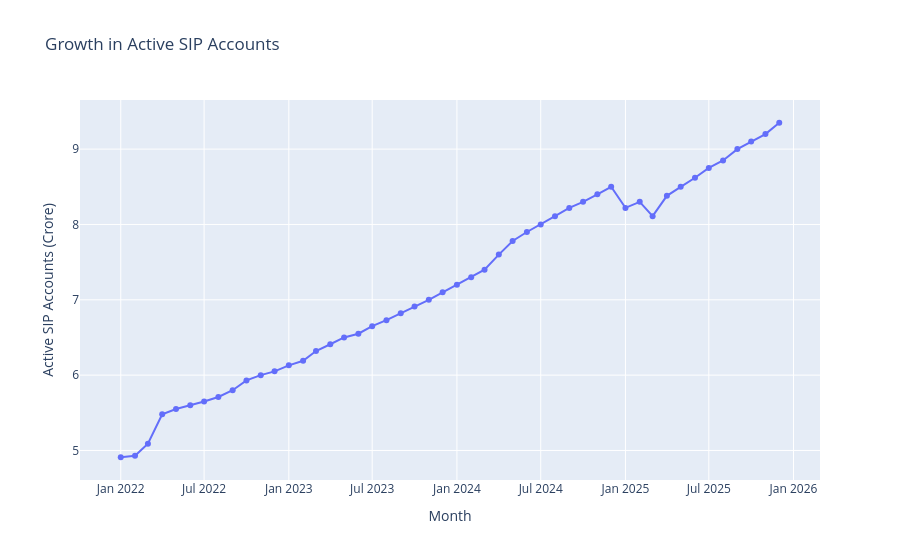

Notebook source saved alongside this figure:
### Code cell
import pandas as pd
import plotly.express as px

sip = pd.read_csv(
    "data/processed/clean_monthly_sip_inflows.csv"
)

sip["month"] = pd.to_datetime(
    sip["month"]
)

fig = px.line(
    sip,
    x="month",
    y="active_sip_accounts_crore",
    markers=True,
    title="Growth in Active SIP Accounts"
)

fig.update_layout(
    xaxis_title="Month",
    yaxis_title="Active SIP Accounts (Crore)"
)

fig.write_image(
    "reports/charts/active_sip_accounts_growth.png"
)

fig.show()

### Figure 1 — Plotly figure (JSON) as saved in the notebook; plotly's stock layout.template omitted (floating-point values rounded to 4 significant figures)
{"data": [{"hovertemplate": "month=%{x}<br>active_sip_accounts_crore=%{y}<extra></extra>", "legendgroup": "", "line": {"color": "#636efa", "dash": "solid"}, "marker": {"symbol": "circle"}, "mode": "lines+markers", "name": "", "orientation": "v", "showlegend": false, "type": "scatter", "x": ["2022-01-01T00:00:00", "2022-02-01T00:00:00", "2022-03-01T00:00:00", "2022-04-01T00:00:00", "2022-05-01T00:00:00", "2022-06-01T00:00:00", "2022-07-01T00:00:00", "2022-08-01T00:00:00", "2022-09-01T00:00:00", "2022-10-01T00:00:00", "2022-11-01T00:00:00", "2022-12-01T00:00:00", "2023-01-01T00:00:00", "2023-02-01T00:00:00", "2023-03-01T00:00:00", "2023-04-01T00:00:00", "2023-05-01T00:00:00", "2023-06-01T00:00:00", "2023-07-01T00:00:00", "2023-08-01T00:00:00", "2023-09-01T00:00:00", "2023-10-01T00:00:00", "2023-11-01T00:00:00", "2023-12-01T00:00:00", "2024-01-01T00:00:00", "2024-02-01T00:00:00", "2024-03-01T00:00:00", "2024-04-01T00:00:00", "2024-05-01T00:00:00", "2024-06-01T00:00:00", "2024-07-01T00:00:00", "2024-08-01T00:00:00", "2024-09-01T00:00:00", "2024-10-01T00:00:00", "2024-11-01T00:00:00", "2024-12-01T00:00:00", "2025-01-01T00:00:00", "2025-02-01T00:00:00", "2025-03-01T00:00:00", "2025-04-01T00:00:00", "2025-05-01T00:00:00", "2025-06-01T00:00:00", "2025-07-01T00:00:00", "2025-08-01T00:00:00", "2025-09-01T00:00:00", "2025-10-01T00:00:00", "2025-11-01T00:00:00", "2025-12-01T00:00:00"], "xaxis": "x", "y": [4.91, 4.93, 5.09, 5.48, 5.55, 5.6, 5.65, 5.71, 5.8, 5.93, 6.0, 6.05, 6.13, 6.19, 6.32, 6.41, 6.5, 6.55, 6.65, 6.73, 6.82, 6.91, 7.0, 7.1, 7.2, 7.3, 7.4, 7.6, 7.78, 7.9, 8.0, 8.11, 8.22, 8.3, 8.4, 8.5, 8.22, 8.3, 8.11, 8.38, 8.5, 8.62, 8.75, 8.85, 9.0, 9.1, 9.2, 9.35], "yaxis": "y"}], "layout": {"legend": {"tracegroupgap": 0}, "title": {"text": "Growth in Active SIP Accounts"}, "xaxis": {"anchor": "y", "domain": [0, 1], "title": {"text": "Month"}}, "yaxis": {"anchor": "x", "domain": [0, 1], "title": {"text": "Active SIP Accounts (Crore)"}}}}
